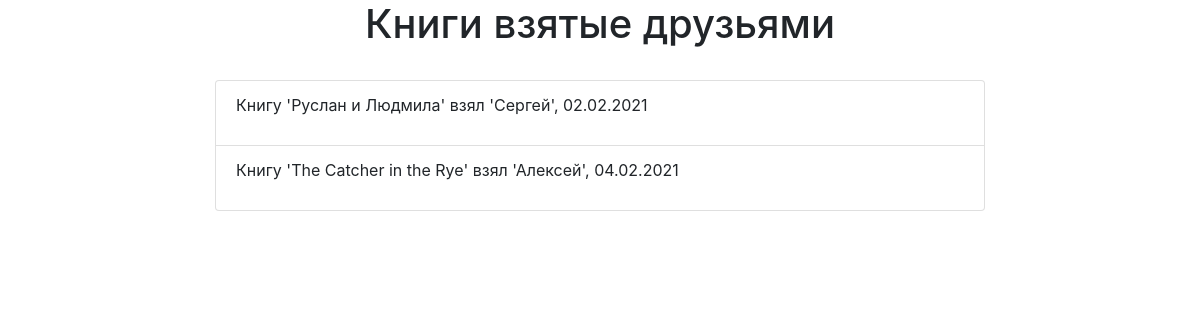
/friends-list/, run on the app's committed database.
### p_library/models.py (models this page shows)
class WhenTook(models.Model):
    book = models.ForeignKey(Book, on_delete=models.CASCADE, verbose_name="Книга")
    friend = models.ForeignKey(Friend, on_delete=models.CASCADE, verbose_name="Друг")
    when_took = models.DateField(verbose_name="Какого числа была взята книга")
    class Meta:
        verbose_name = 'Книга у друга'
        verbose_name_plural = 'Книги у друзей'
    def __str__(self):
        return "Книгу '{}' взял '{}', {}".format(
            self.book, self.friend, time.strftime("%d.%m.%Y", time.strptime(self.when_took.ctime())))

class Book(models.Model):
    ISBN = models.CharField(max_length=13,
                            verbose_name=_("Международный стандартный "
                                           "книжный номер"))
    title = models.TextField(verbose_name=_("Название"))
    description = models.TextField(verbose_name=_("Аннотация"))
    year_release = models.SmallIntegerField(verbose_name=_("Год издания"))
    copy_count = models.SmallIntegerField(verbose_name=_("Число копий"))
    price = models.DecimalField(max_digits=12, decimal_places=2,
                                verbose_name=_("Цена"))
    author = models.ForeignKey("p_library.Author", on_delete=models.CASCADE,
                               verbose_name=_("Автор"),
                               related_name="book_author")
    pub_house = models.ForeignKey(PublishingHouse, on_delete=models.SET_NULL, null=True, blank=True, related_name='books')
    friends = models.ManyToManyField(Friend, through='WhenTook')
    class Meta:
        verbose_name = 'Книга'
        verbose_name_plural = 'Книги'
    def __str__(self):
        return self.title

class Friend(models.Model):
    full_name = models.TextField(verbose_name="Имя")
    phone = models.CharField(max_length=16, blank=True, verbose_name="Телефон")
    class Meta:
        verbose_name = 'Друг'
        verbose_name_plural = 'Друзья'
    def __str__(self):
        return self.full_name

### p_library/views.py (the view)
# urls.py: path('friends-list/', views.friends_list, name='friends_list'),
def friends_list(request):
    template = loader.get_template('friends_list.html')
    my_list = WhenTook.objects.all()
    data = {
        "title": "Издательства и изданные ими книги",
        "my_list": my_list,
    }
    return HttpResponse(template.render(data))

### p_library/templates/friends_list.html (shortened to what this page needs)
<!DOCTYPE html>
<html lang="en">
<head>
    {% load static %}
    <link rel="stylesheet" href="{% static "bootstrap.min.css" %}">
</head>
<body>
    <h1 class="d-flex justify-content-center">Книги взятые друзьями</h1>
    <br>
    <div class="container-fluid">
            <div class="row">
                <div class="col-md-2">
                </div>
                <div class="col-md-8">
                    <ul class="list-group">
                    {% for whentook in my_list %}
                        <li class="list-group-item">
                            <p>{{ whentook }}</p>
                        </li>
                    {% endfor %}
                    </ul>
                </div>
                <div class="col-md-2">
                </div>
            </div>
    </div>
</body>
</html>

### data on the page
WhenTook: book+friend+when_took "Книгу 'Руслан и Людмила' взял 'Сергей', 02.02.2021"
WhenTook: book+friend+when_took "Книгу 'The Catcher in the Rye' взял 'Алексей', 04.02.2021"
